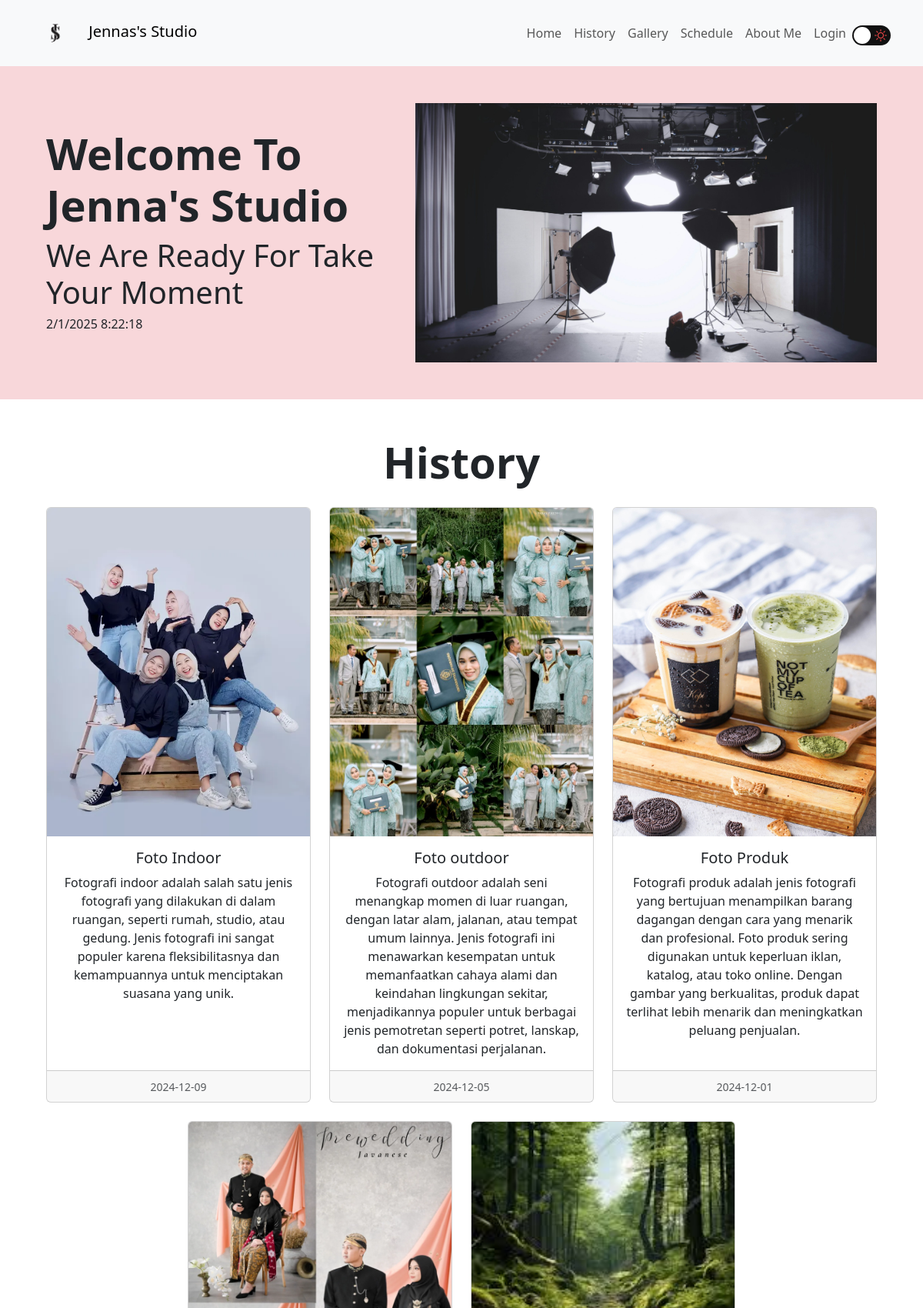
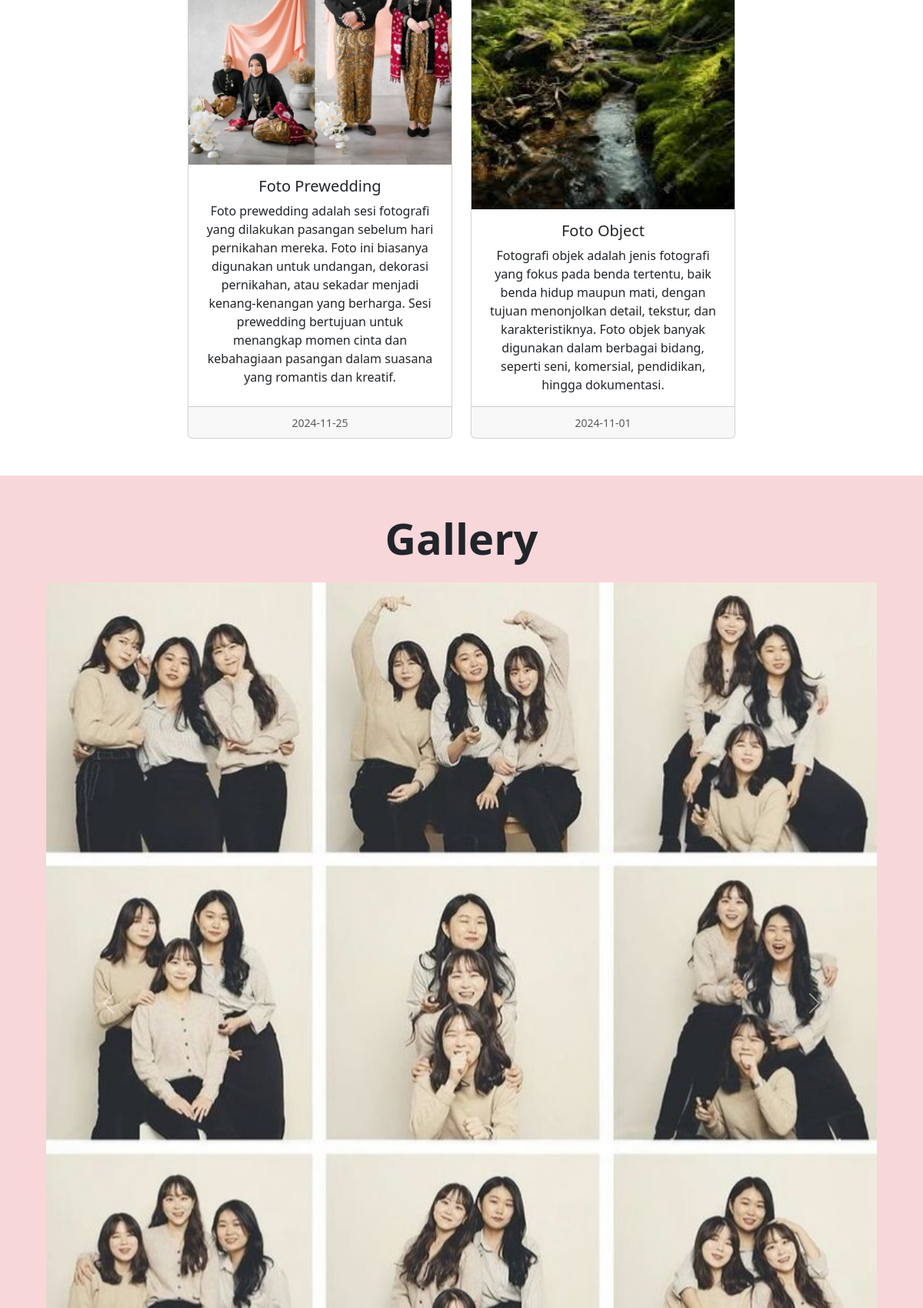
The page / (upper part) on the database its author committed (2 pictures, top to bottom).
### tables this page shows
CREATE TABLE `article` (
  `id` int(11) NOT NULL,
  `judul` text NOT NULL,
  `isi` text NOT NULL,
  `gambar` text NOT NULL,
  `tanggal` date NOT NULL,
  `username` varchar(50) NOT NULL
);

### index.php (the view, shortened to what this page needs)
<?php
include "koneksi.php";
?>
<!doctype html>
<html lang="en" id="htmlPage">
    <head>
        <link
          rel="stylesheet"
          href="https://cdn.jsdelivr.net/npm/bootstrap-icons@1.11.3/font/bootstrap-icons.min.css"
        />
        <link
            href="https://cdn.jsdelivr.net/npm/bootstrap@5.3.3/dist/css/bootstrap.min.css"
            rel="stylesheet"
        />
    </head>
    <body>
        <nav class="navbar navbar-expand-lg bg-body-tertiary sticky-top">
            <div class="container">
              <a class="navbar-brand" href="#">
                <img src="img/foto-logo.png" alt="Logo" width="60" height="60" class="d-inline-block align-text-center me-2">
                Jennas's Studio
              </a>
              <div class="collapse navbar-collapse" id="navbarSupportedContent">
                <ul class="navbar-nav ms-auto mb-2 mb-lg-0 text-dark">
                    <li class="nav-item">
                        <a class="nav-link" href="#">Home</a>
                    </li>
                    <li class="nav-item">
                        <a class="nav-link" href="#article">History</a>
                    </li>
                    <li class="nav-item">
                        <a class="nav-link" href="#gallery">Gallery</a>
                    </li>
                    <li class="nav-item">
                      <a class="nav-link" href="#schedule">Schedule</a>
                   </li>
                   <li class="nav-item">
                      <a class="nav-link" href="#aboutme">About Me</a>
                      <li class="nav-item">
                        <a class="nav-link" href="login.php" target="_blank">Login</a>
                      </li>
                   </li>
                    <li class="nav-item">
                        <label for="checkbox" class="checkbox-label">
                            <i class="bi bi-brightness-high"></i>
                            <span class="ball"></span>
                        </label>
                    </li>
                </ul>
            </div>
              </div>
          </nav>
        <section id="hero" class="text-center p-5 bg-danger-subtle text-sm-start">
          <div class="container">
            <div class="d-sm-flex flex-sm-row-reverse align-items-center">
              <img src="img/foto-1.jpeg" class="img-fluid" width="600">
              <div>
                <h1 class="fw-bold display-4">Welcome To Jenna's Studio</h1>
                <h4 class="lead display-6">We Are Ready For Take Your Moment &ensp;&ensp;&ensp;</h4>
                <h6>
                  <span id="tanggal"></span>
                  <span id="jam"></span>
                </h6>
              </div>
            </div>
          </div>
        </section>
          <section id="article" class="text-center p-5">
            <div class="container">
              <h1 class="fw-bold display-4 pb-3">History</h1>
              <div class="row row-cols-1 row-cols-md-3 g-4 justify-content-center">
                <?php
                $sql = "SELECT * FROM article ORDER BY tanggal DESC";
                $hasil = $conn->query($sql);
                while($row = $hasil->fetch_assoc()){
                ?>
                  <div class="col">
                    <div class="card h-100">
                      <img src="img/<?= $row["gambar"]?>" class="card-img-top" alt="..." />
                      <div class="card-body">
                        <h5 class="card-title"><?= $row["judul"]?></h5>
                        <p class="card-text">
                          <?= $row["isi"]?>
                        </p>
                      </div>
                      <div class="card-footer">
                        <small class="text-body-secondary">
                          <?= $row["tanggal"]?>
                        </small>
                      </div>
                    </div>
                  </div>
                  <?php
                }
                ?>
              </div>
            </div>
          </section>
        <section id="gallery" class="text-center p-5 bg-danger-subtle">
            <div class="container">
                <h1 class="fw-bold display-4 pb-3" id="gallery">Gallery</h1>
                <div id="carouselExample" class="carousel slide">
                  <div class="carousel-inner">
                    <div class="carousel-item active">
                      <img src="img/foto-7.jpeg" class="d-block w-100" alt="gallery1">
                    </div>
                  </div>
                  <button class="carousel-control-prev" type="button" data-bs-target="#carouselExample" data-bs-slide="prev">
                    <span class="carousel-control-prev-icon" aria-hidden="true"></span>
                  </button>
                  <button class="carousel-control-next" type="button" data-bs-target="#carouselExample" data-bs-slide="next">
                    <span class="carousel-control-next-icon" aria-hidden="true"></span>
                  </button>
                </div>
            </div>
        </section>
    </body>
</html>

### index.php (style rules this page uses)
html { scroll-behavior: smooth; }
.checkbox-label { background-color: #111; width: 50px; height: 26px; border-radius: 50px; position: relative; padding: 5px; display: flex; justify-content: space-between; align-items: center; margin-top: 10px; }
.bi-brightness-high { color: rgb(255, 75, 75); }
.checkbox-label .ball { background-color: #fff; width: 22px; height: 22px; position: absolute; left: 2px; top: 2px; border-radius: 50%; transition: transform 0.2s liniear; }

### rows shown on the page
article: gambar (picture), judul "Foto Indoor", isi "Fotografi indoor adalah salah satu jenis fotografi yang dilakukan di dalam ruangan, seperti rumah, studio, atau gedung. Jenis fotografi ini sangat populer karena fleksibilitasnya dan kemampuannya untuk menciptakan suasana yang unik.", tanggal "2024-12-09"
article: gambar (picture), judul "Foto outdoor", isi "Fotografi outdoor adalah seni menangkap momen di luar ruangan, dengan latar alam, jalanan, atau tempat umum lainnya. Jenis fotografi ini menawarkan kesempatan untuk memanfaatkan cahaya alami dan keindahan lingkungan sekitar, menjadikannya populer untuk berbagai jenis pemotretan seperti potret, lanskap, dan dokumentasi perjalanan.", tanggal "2024-12-05"
article: gambar (picture), judul "Foto Produk", isi "Fotografi produk adalah jenis fotografi yang bertujuan menampilkan barang dagangan dengan cara yang menarik dan profesional. Foto produk sering digunakan untuk keperluan iklan, katalog, atau toko online. Dengan gambar yang berkualitas, produk dapat terlihat lebih menarik dan meningkatkan peluang penjualan.", tanggal "2024-12-01"
article: gambar (picture), judul "Foto Prewedding", isi "Foto prewedding adalah sesi fotografi yang dilakukan pasangan sebelum hari pernikahan mereka. Foto ini biasanya digunakan untuk undangan, dekorasi pernikahan, atau sekadar menjadi kenang-kenangan yang berharga. Sesi prewedding bertujuan untuk menangkap momen cinta dan kebahagiaan pasangan dalam suasana yang romantis dan kreatif.", tanggal "2024-11-25"
article: gambar (picture), judul "Foto Object", isi "Fotografi objek adalah jenis fotografi yang fokus pada benda tertentu, baik benda hidup maupun mati, dengan tujuan menonjolkan detail, tekstur, dan karakteristiknya. Foto objek banyak digunakan dalam berbagai bidang, seperti seni, komersial, pendidikan, hingga dokumentasi.", tanggal "2024-11-01"
